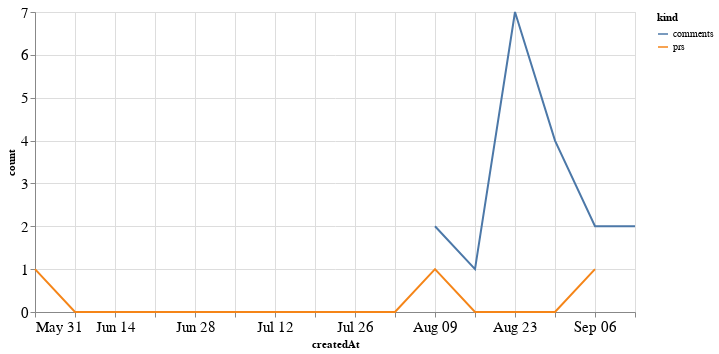

Here is the notebook cell this chart was saved with:
### Code cell
alt.Chart(total_time, width=600).mark_line().encode(
    x='createdAt',
    y='count',
    color='kind'
)

### Figure 1 — Vega-Lite specification as saved in the notebook (floating-point values rounded to 4 significant figures)
{"config": {"axisLeft": {"labelFontSize": 15}, "axisBottom": {"labelFontSize": 15}}, "data": {"name": "data-9d7cdde80b2846a0655e8f19602d0502"}, "mark": "line", "encoding": {"color": {"type": "nominal", "field": "kind"}, "x": {"type": "temporal", "field": "createdAt"}, "y": {"type": "quantitative", "field": "count"}}, "width": 600, "$schema": "https://vega.github.io/schema/vega-lite/v4.8.1.json", "datasets": {"data-9d7cdde80b2846a0655e8f19602d0502": [{"createdAt": "2020-05-31T00:00:00", "kind": "prs", "count": 1.0}, {"createdAt": "2020-06-07T00:00:00", "kind": "prs", "count": 0.0}, {"createdAt": "2020-06-14T00:00:00", "kind": "prs", "count": 0.0}, {"createdAt": "2020-06-21T00:00:00", "kind": "prs", "count": 0.0}, {"createdAt": "2020-06-28T00:00:00", "kind": "prs", "count": 0.0}, {"createdAt": "2020-07-05T00:00:00", "kind": "prs", "count": 0.0}, {"createdAt": "2020-07-12T00:00:00", "kind": "prs", "count": 0.0}, {"createdAt": "2020-07-19T00:00:00", "kind": "prs", "count": 0.0}, {"createdAt": "2020-07-26T00:00:00", "kind": "prs", "count": 0.0}, {"createdAt": "2020-08-02T00:00:00", "kind": "prs", "count": 0.0}, {"createdAt": "2020-08-09T00:00:00", "kind": "prs", "count": 1.0}, {"createdAt": "2020-08-16T00:00:00", "kind": "prs", "count": 0.0}, {"createdAt": "2020-08-23T00:00:00", "kind": "prs", "count": 0.0}, {"createdAt": "2020-08-30T00:00:00", "kind": "prs", "count": 0.0}, {"createdAt": "2020-09-06T00:00:00", "kind": "prs", "count": 1.0}, {"createdAt": "2020-09-13T00:00:00", "kind": "prs", "count": null}, {"createdAt": "2020-05-31T00:00:00", "kind": "comments", "count": null}, {"createdAt": "2020-06-07T00:00:00", "kind": "comments", "count": null}, {"createdAt": "2020-06-14T00:00:00", "kind": "comments", "count": null}, {"createdAt": "2020-06-21T00:00:00", "kind": "comments", "count": null}, {"createdAt": "2020-06-28T00:00:00", "kind": "comments", "count": null}, {"createdAt": "2020-07-05T00:00:00", "kind": "comments", "count": null}, {"createdAt": "2020-07-12T00:00:00", "kind": "comments", "count": null}, {"createdAt": "2020-07-19T00:00:00", "kind": "comments", "count": null}, {"createdAt": "2020-07-26T00:00:00", "kind": "comments", "count": null}, {"createdAt": "2020-08-02T00:00:00", "kind": "comments", "count": null}, {"createdAt": "2020-08-09T00:00:00", "kind": "comments", "count": 2.0}, {"createdAt": "2020-08-16T00:00:00", "kind": "comments", "count": 1.0}, {"createdAt": "2020-08-23T00:00:00", "kind": "comments", "count": 7.0}, {"createdAt": "2020-08-30T00:00:00", "kind": "comments", "count": 4.0}, {"createdAt": "2020-09-06T00:00:00", "kind": "comments", "count": 2.0}, {"createdAt": "2020-09-13T00:00:00", "kind": "comments", "count": 2.0}]}}
